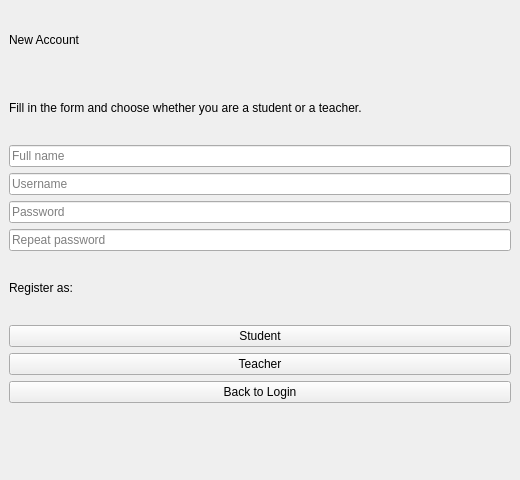
<?xml version="1.0" encoding="UTF-8"?>
<ui version="4.0">
 <class>RegistrationWindow</class>
 <widget class="QMainWindow" name="RegistrationWindow">
  <property name="geometry">
   <rect>
    <x>0</x>
    <y>0</y>
    <width>520</width>
    <height>480</height>
   </rect>
  </property>
  <property name="windowTitle">
   <string>Study.Table - Registration</string>
  </property>
  <widget class="QWidget" name="centralwidget">
   <layout class="QVBoxLayout" name="verticalLayout">
    <item>
     <widget class="QLabel" name="titleLabel">
      <property name="text">
       <string>New Account</string>
      </property>
     </widget>
    </item>
    <item>
     <widget class="QLabel" name="infoLabel">
      <property name="text">
       <string>Fill in the form and choose whether you are a student or a teacher.</string>
      </property>
      <property name="wordWrap">
       <bool>true</bool>
      </property>
     </widget>
    </item>
    <item>
     <widget class="QLineEdit" name="fullNameLineEdit">
      <property name="placeholderText">
       <string>Full name</string>
      </property>
     </widget>
    </item>
    <item>
     <widget class="QLineEdit" name="loginLineEdit">
      <property name="placeholderText">
       <string>Username</string>
      </property>
     </widget>
    </item>
    <item>
     <widget class="QLineEdit" name="passwordLineEdit">
      <property name="echoMode">
       <enum>QLineEdit::Password</enum>
      </property>
      <property name="placeholderText">
       <string>Password</string>
      </property>
     </widget>
    </item>
    <item>
     <widget class="QLineEdit" name="repeatPasswordLineEdit">
      <property name="echoMode">
       <enum>QLineEdit::Password</enum>
      </property>
      <property name="placeholderText">
       <string>Repeat password</string>
      </property>
     </widget>
    </item>
    <item>
     <widget class="QLabel" name="roleHintLabel">
      <property name="text">
       <string>Register as:</string>
      </property>
     </widget>
    </item>
    <item>
     <widget class="QPushButton" name="registerStudentButton">
      <property name="text">
       <string>Student</string>
      </property>
     </widget>
    </item>
    <item>
     <widget class="QPushButton" name="registerTeacherButton">
      <property name="text">
       <string>Teacher</string>
      </property>
     </widget>
    </item>
    <item>
     <widget class="QPushButton" name="backButton">
      <property name="text">
       <string>Back to Login</string>
      </property>
     </widget>
    </item>
    <item>
     <widget class="QLabel" name="statusLabel">
      <property name="text">
       <string/>
      </property>
     </widget>
    </item>
   </layout>
  </widget>
 </widget>
 <resources/>
 <connections/>
</ui>
